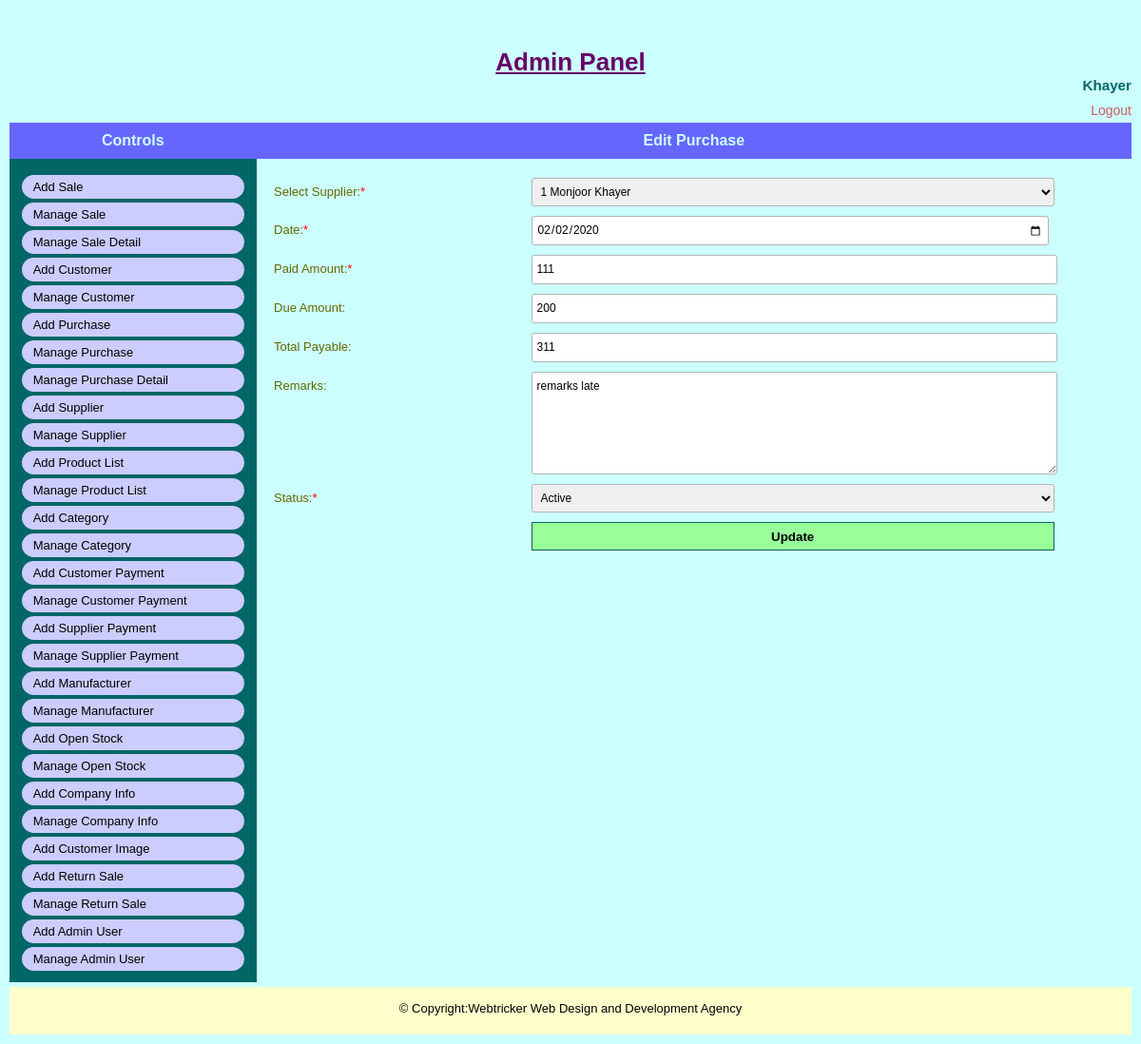
Screenshot of /admin/edit_purchase.php?id=127 (signed in) with the database file from the repository.
### tables this page shows
CREATE TABLE `tbl_purchase_info` (
  `purchase_id` int(4) NOT NULL,
  `p_invoice` varchar(20) NOT NULL,
  `supplier_id` int(4) NOT NULL,
  `date` date NOT NULL,
  `paid_amnt` float NOT NULL,
  `due_amnt` float NOT NULL,
  `total_supplier_paid` float NOT NULL,
  `remarks` text NOT NULL,
  `user_name` varchar(100) NOT NULL,
  `status` tinyint(1) NOT NULL,
  `deletion_status` tinyint(1) NOT NULL,
  `created_date_time` timestamp NOT NULL DEFAULT current_timestamp() ON UPDATE current_timestamp()
);

### admin/edit_purchase.php (called while the page is built, shortened)
<?php
$purchase_id=$_GET['id'];
include 'admin_master_page.php';

### classes/database.php (called while the page is built, shortened)
<?php
class Database {
    public function connect() {
        $this->host_name="localhost";
        $this->user_name="u430957945_db_sales_inven";
        $this->password="Inven1254$";
        $this->database_name="u430957945_db_sales_inven";
        $conn= new mysqli($this->host_name,$this->user_name,$this->password,$this->database_name);
        return $conn;
    }
}
?>

### classes/admin.php (called while the page is built, shortened)
<?php
require_once '../classes/database.php';
class Admin extends Database {
    public function select_purchase_by_id($purchase_id)
    {
        $sql="SELECT * FROM tbl_purchase_info WHERE purchase_id='$purchase_id'";
        $query_result=  $this->connect()->query($sql);
        return $query_result;
    }
    public function select_all_supplier()
    {
        $sql="SELECT * FROM tbl_supplier_info WHERE deletion_status='0'";
        $query_result= $this->connect()->query($sql);
        return $query_result;
    }
}

### admin/pages/edit_purchase_form.php (the view, shortened to what this page needs)
<?php
    $result=$obj_admin->select_purchase_by_id($purchase_id);
    $purchase_info= mysqli_fetch_assoc($result);
    $supplier_list=$obj_admin->select_all_supplier();
?>
<div class="common_wrap">
    <div class="common_title">
        <h4>Edit Purchase</h4>
    </div>
    <form name="edit_purchase" action="" method="post" enctype="multipart/form-data" onsubmit="return validateStandard(this)">
        <div class="input_wrap">
            <label>Select Supplier:<span class="required_field">*</span></label>
            <select name="supplier_id" id="supplier_id" required exclude=" ">
                <?php
                    while ($row=mysqli_fetch_assoc($supplier_list))
                    {
                ?>
                <option value="<?php echo $row['supplier_id']?>"><?php echo $row['supplier_id'].' '.$row['first_name'].' '.$row['last_name']?></option>
                <?php }?>
            </select>
        </div>
        <div class="input_wrap">
            <label>Date:<span class="required_field">*</span></label>
            <input type="date" name="date" value="<?php echo $purchase_info['date']?>" required regexp="JSVAL_RX_DATE" err="Please Enter Valid Date" maxlength="8">
        </div>
        <div class="input_wrap">
            <label>Paid Amount:<span class="required_field">*</span></label>
            <input type="text" name="paid_amnt" value="<?php echo $purchase_info['paid_amnt']?>" required regexp="JSVAL_RX_ALPHA_NUMERIC" err="Please Enter Valid Paid Amount" maxlength="100" placeholder="Paid Amount">
        </div>
        <div class="input_wrap">
            <label>Due Amount:</label>
            <input type="text" name="due_amnt" value="<?php echo $purchase_info['due_amnt']?>">
        </div>
        <div class="input_wrap">
            <label>Total Payable:</label>
            <input type="text" name="total_supplier_paid" value="<?php echo $purchase_info['total_supplier_paid']?>">
        </div>
        <div class="input_wrap">
            <label>Remarks:</label>
            <textarea name="remarks"><?php echo $purchase_info['remarks']?></textarea>
        </div>
        <div class="input_wrap">
            <label>Status:<span class="required_field">*</span></label>
            <select name="status" required exclude=" ">
                <option value="1">Active</option>
            </select>
        </div>
        <div class="input_wrap">
            <label>&nbsp;</label>
            <input type="submit" name="btn" value="Update">
        </div>
    </form>
</div>

### asset/css/style.css (style rules this page uses)
body { background-color:#000;color:#000;margin:0;padding:0;font-family:sans-serif;font-size:13px }
h1,h2,h3,h4,h5,h6 { margin:0;padding:0; }
.header_wrap,.menu,.content_wrap,.footer_wrap,.user_info,.admin_content,.common_title,.common_wrap, .view_content,.page_content,.image_wrap,.slide_wrap,.slide_inner,.slide,.sidebar_box_wrap,.sidebar_box, .gallery,.gallery_image_outer,.gallery_image_outer a,.gallery_detail,.common_description,.home_link, .sidebar_box ul,.notice_detail,.front_form_wrap,.front_form_wrap .input_wrap,.event_entry_detail, .student_detail_wrap,.result_detail,.front_content_wrap,.class_routine_details,.routine_display { float:left;position:relative;width:100%; -webkit-box-sizing:border-box; -moz-box-sizing:border-box; box-sizing:border-box }
.input_wrap { float:left;position:relative;width:60%;margin:10px 10% 0 27% }
.input_wrap label { float:left;position:relative;width:20%;margin:7px 0 0;padding:0 }
.input_wrap input[type=text],.input_wrap input[type=password],.input_wrap textarea,.input_wrap select, .input_wrap input[type=email],.input_wrap input[type=date],.input_wrap input[type=number] { float:left;width:40%;height:23px;border:1px solid #b3b3b3;margin:0;padding:3px 5px; line-height:20px;color:black;font:400 12px/23px Arial, Helvetica, sans-serif; -webkit-border-radius:3px;-moz-border-radius:3px;border-radius:3px }
.input_wrap input[type=submit] { border:none;width:42%;height:30px;font-weight:700; margin:0;padding:0;background-color:#99ff99;cursor:pointer }
.admin_page h4 { text-align:center;color:#ccffff;padding:10px 0;margin:0 0 10px 0;font-size:16px; background-color:#6666ff }
.admin_page .input_wrap { width:98%;margin:10px 0 0 2% }
.admin_page .input_wrap input[type=text],.admin_page .input_wrap input[type=password], .admin_page .input_wrap textarea,.admin_page .input_wrap input[type=email], .admin_page .input_wrap input[type=date] { width:60%; }
.admin_page .input_wrap textarea,.home_detail_wrap textarea { min-height:100px;height:100px;max-height:100px;max-width:60% }
.admin_page .input_wrap input[type=submit] { width:61%;border:1px solid #006666 }
.admin_page .input_wrap label { width:30%;margin:7px 0 0;color:#666600 }
.admin_page .input_wrap select { width:61%;height:30px; }
.required_field { color:red; }
.admin_page .input_wrap input[type=date] { width:59%; }

### rows the page displays
tbl_purchase_info: date "02/02/2020", paid_amnt "111", due_amnt "200", total_supplier_paid "311", remarks "remarks late"

### other values shown
$_SESSION['admin_name'] "Khayer"
form field supplier_id "1 Monjoor Khayer"
